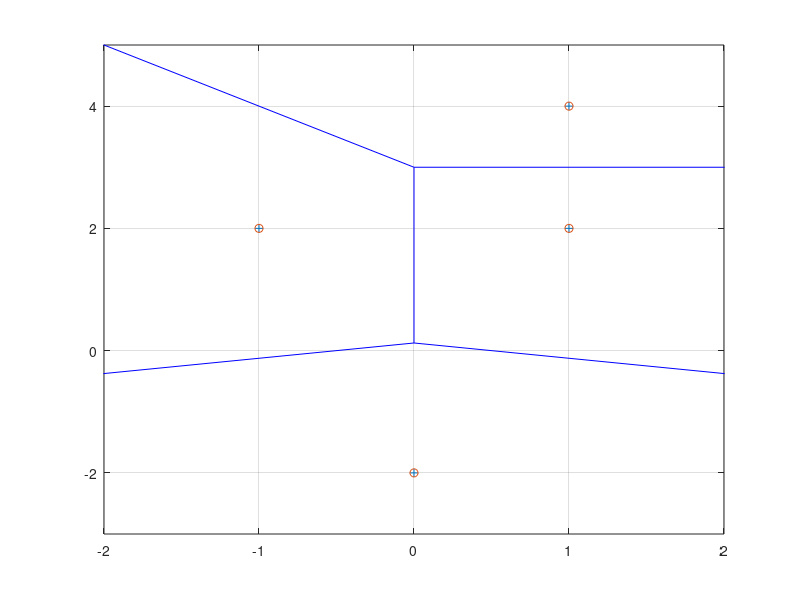

MATLAB code for this plot: (Note: this script raises an error after producing the figure.)
%% MMSP2 - Lab 2
%  Exercise 4 - Vector quantization

clearvars
close all
clc

%% 1) Consider a 2D vector quantizer with codebook y1=(1,2), y2=(1,4), y3=(-1,2), y4=(0,-2)
%%    Show optimal assignement regions

%riscrivo il codebook in vettori colonna, quindi prima riga le x e seconda riga le y
cb = [ 1,1,-1,0;
       2,4,2,-2 ];

figure()
%% voronoi, crea il luogo dei punti equidistanti da quei 2 punti (equiprobab)
%creo la griglia voronoi dai punti che ho
voronoi(cb(1,:),cb(2,:)); %(vettore contenenti tutte le x, vettore contenente tutte le y)
hold on;
% plotto i punti che ho
plot(cb(1,:),cb(2,:),'o');
grid on;
%con voronoi, i miei punti saranno per costruzione i centroidi delle regioni
%%semplice "zoom", simil estendi di autocad, sposto min più a sx e max più a dx
xlim([min(cb(1,:))-1,max(cb(1,:))+1]);
ylim([min(cb(2,:))-1,max(cb(2,:))+1]);


%% 2) Quantize the sequence x=(-4:5) using groups of 2 samples at time

x = -4:5;
xgroup = [x(1:2:end) ; x(2:2:end);];
%scrivendo così ho la coppia [x1 ; x2] ottenuta prendendo i sample da x
%e saltando (in modo sfalsato tra i 2) un sample si e uno no

%alloco lo spazio per mettere la x (presa a coppie) quantizzata
xgroup_q = zeros(size(xgroup));

%faccio la quantizzazione
for sample_idx = 1:size(xgroup,2)
    %2 indica che voglio sapere il num di colonne di xgroup, è come lenght ma applicato alla matr
    %scandisco cioè i samples composti dalla coppia x1,x2
    sample = xgroup(:,sample_idx);
    %nb, i sample sono coppie di valori messi a colonna, quindi ognuno sarà indicato da una propria colonna
    %avente indice sample_idx

    % compute the euclidean distance from each centroid, poichè cb sarà il valore che darò al sample,
    %quindi una volta dopo la quantizzazione
    dist = sum((sample - cb) .^2); %ma  SQRT ??? E' l'ERRORE

    % find the nearest centroid
    % min mi restituisce il valore min di dist, ma facendo [~,min_index] richiedo l'INDICE
    % di questo valore minimo del vettore dist (che è in ~, infatti non mi interessa), e lo salvo su min_idx !!!!
    [~,min_idx] = min(dist);
    % scelgo il sample del mio codebook in accordo con l'indice della distanza minima,
    %dato che l'indice di dist ha corrispondenza con quello del codebook, poichè da esso calcolato in linea 49
    sample_code = cb(:,min_idx);
    % fillo la matrice xgroup_q con i valori trovati, quindi quantizzati
    xgroup_q(:,sample_idx) = sample_code;

end

% MATLAB way
vqenc = dsp.VectorQuantizerEncoder('Codebook',cb);
xgroup_q_ml_idxs = vqenc.step(xgroup);
xgroup_q_ml = cb(:,xgroup_q_ml_idxs+1);

%% 3) Plot the original and the quantized sequences

figure();
voronoi(cb(1,:),cb(2,:));
hold on;
leg = [];
leg(1) = plot(xgroup(1,:),xgroup(2,:),'x');
% leg(2) nn funge poichè è della parte del matlab way
leg(2) = plot(xgroup_q_ml(1,:),xgroup_q_ml(2,:),'o');
legend(leg,'Original','Quantized');
grid on;
